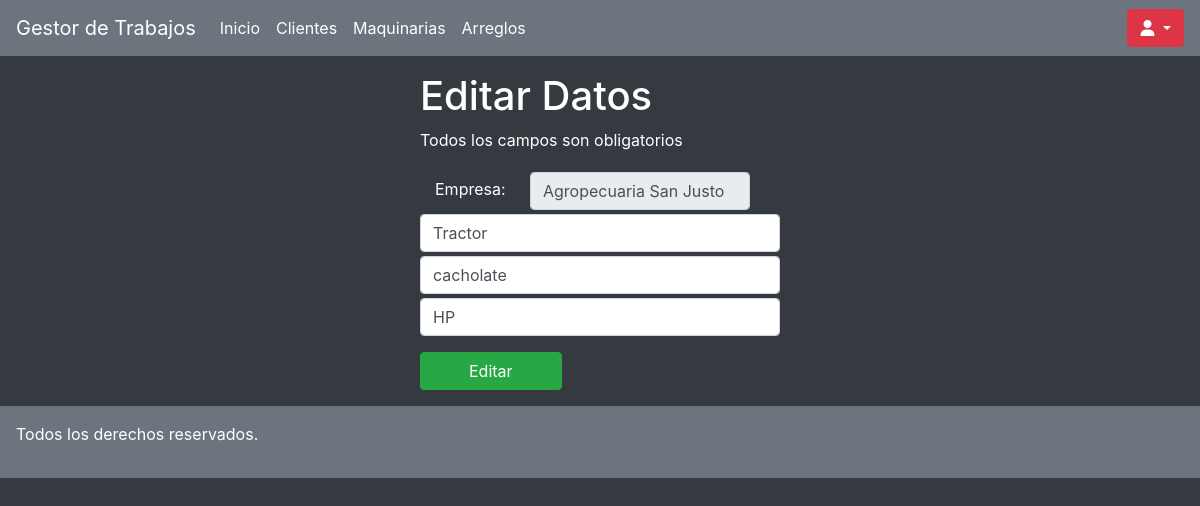
/clientes/editar_maquinarias/29/ (signed in), run on the app's committed database.
### clientes/models.py (models this page shows, shortened)
class Maquinarias(models.Model):
    propietario = models.ForeignKey(Clientes, null= True, blank = True, on_delete=models.CASCADE)
    tipo = models.CharField(max_length=50)
    modelo = models.CharField(max_length=50)
    marca = models.CharField(max_length=50)

class Clientes(models.Model):
    empresa = models.CharField(max_length=50,null=True,blank=True)
    condicion_iva = models.CharField(max_length=30)
    telefono = models.IntegerField(null=True,blank=True)
    domicilio = models.CharField(max_length=100)
    mail = models.EmailField(null=True,blank=True)
    cuit = models.IntegerField()
    def __str__(self): #es para que cuando lo pidamos me devuelva algo legible, en este caso el nombre
        return f'{self.empresa}'

### clientes/views.py (the view)
# urls.py: path('editar_maquinarias/<id>/',editar_maquinarias),
@login_required
def editar_maquinarias(request,id):
    maquinarias = Maquinarias.objects.get(id=id)
    return render (request, "editar_maquinarias.html", {"maquinarias": maquinarias})

### clientes/templates/editar_maquinarias.html (shortened to what this page needs)
{% extends "./base.html" %}
{% block body%}
<div class="col-12">
    <div class="col-md-4 offset-md-4">
        <h1 class="mt-3 text-white">Editar Datos</h1>
        <p class="warning text-white">Todos los campos son obligatorios</p>
        <form action="../maquinaria_editada2/{{maquinarias.id}}" class="form-group" method="POST">
            <div class="row col-md-12">
                <p class="text-white col-4 my-auto">Empresa: </p>
                <input type="text" name="propietario" class="form-control mt-1 col-8" value="{{maquinarias.propietario}}" readonly >
            </div>
            <input type="text" name="tipo" class="form-control mt-1" value="{{maquinarias.tipo}}">
            <input type="text" name="modelo" class="form-control mt-1" value="{{maquinarias.modelo}}">
            <input type="text" name="marca" class="form-control mt-1" value="{{maquinarias.marca}}">
            <button class="btn btn-success aling-center px-5 mt-3">Editar</button>
        </form>
    </div>
</div>
{%endblock%}

### data on the page
Maquinarias: propietario "Agropecuaria San Justo", tipo "Tractor", modelo "cacholate", marca "HP"
